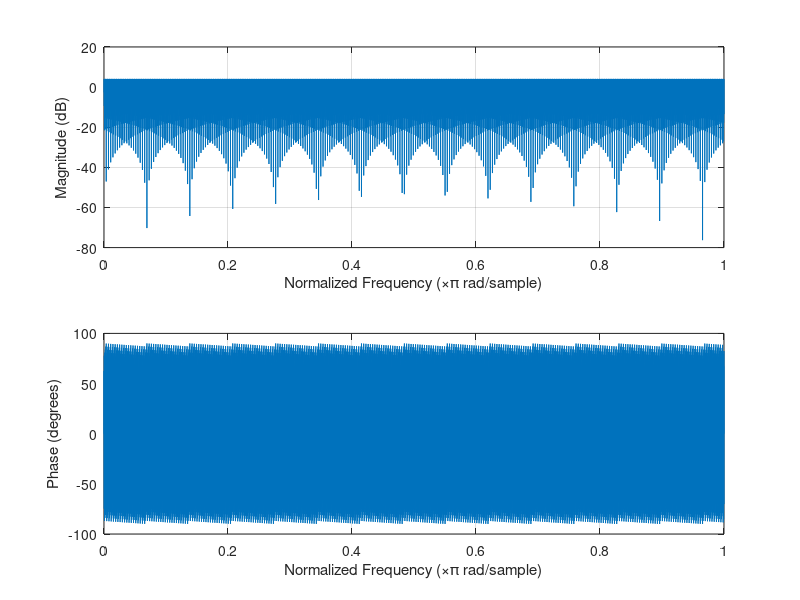

Source code (MATLAB): (Note: this script raises an error after producing the figure.)
% Parker King-Fournier
% MUMT 307
% Assignment 3 Question 2
b = [0.8];
a = [1 zeros(1,4998) 1];
x = [1  zeros(1,5000)];
y = filter(b,a,x);
freqz(y);

figure();

b = [0.81 -1.73 1];
a = [1 -1.73 0.81];
x = [1 zeros(1,99)];
y = filter(b,a,w);
freqz(y);